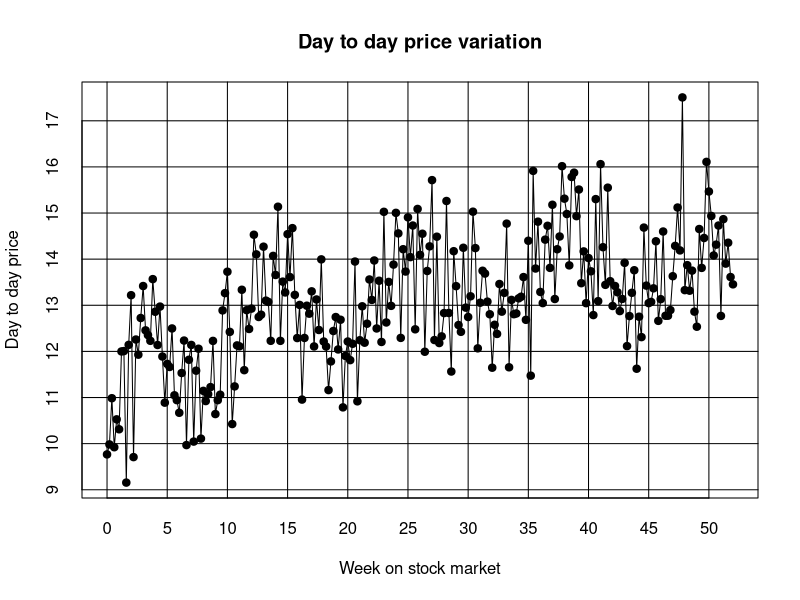
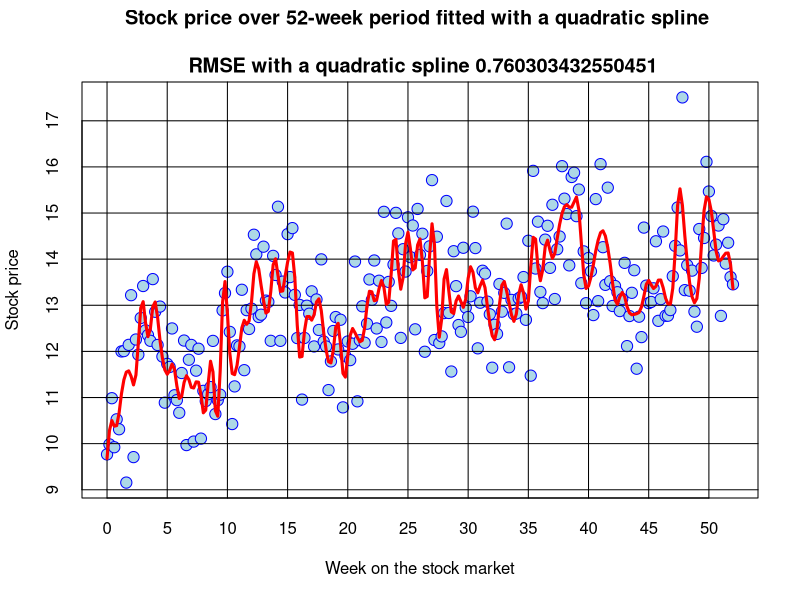
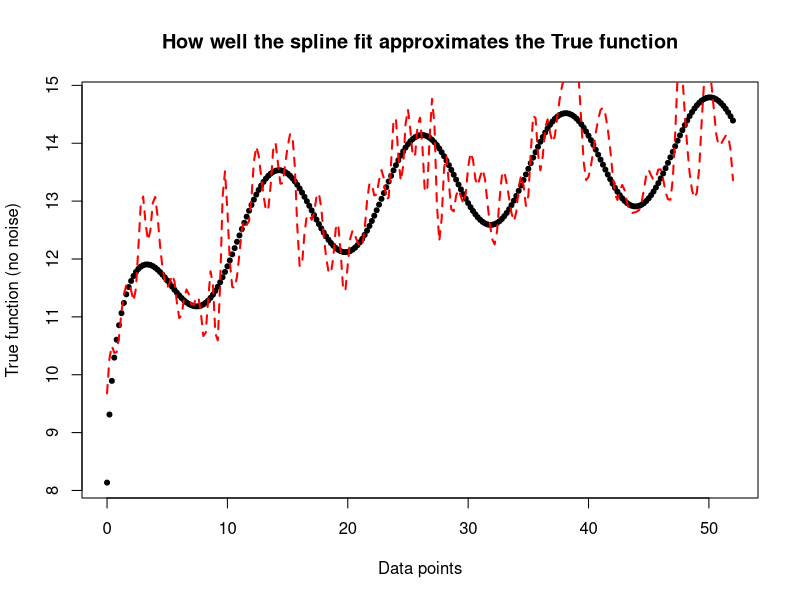
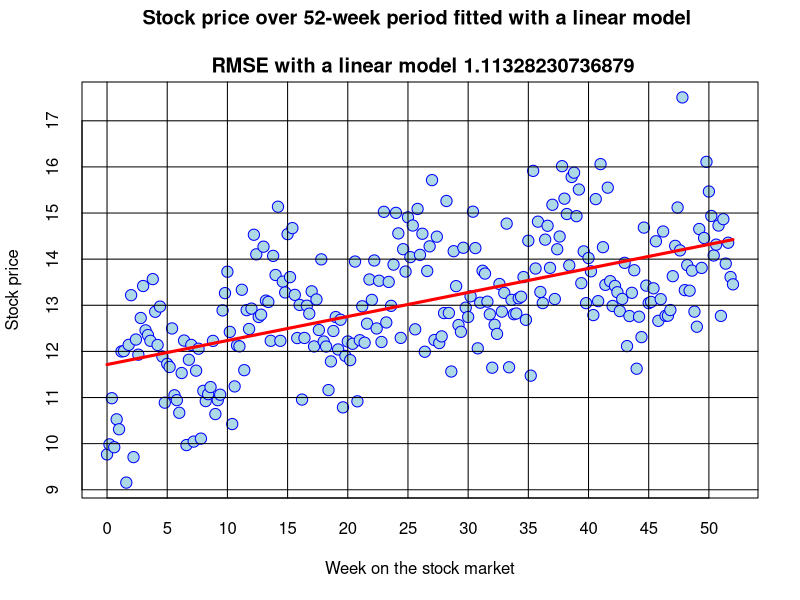

Source code (R) for these figures, in order:
# Time period and granularity of measurement
n<-52*5+1; time.p <- 52
# Base price (starting) and std.dev (measure of day to day variation)
base.price <- 10
std.dev <- 1.0
mean.noise=0
# Synthesize the data 
# With seasonality (sinusoidal) and long-term pattern (logarithimic increase)
x<- seq(0,time.p, length.out=n)
y.nonoise= base.price+sin(2*pi*x/12)+0.5*cos(2*pi*x/12+0.5)+log(x+0.1)
y<- y.nonoise+rnorm(n,mean=mean.noise, sd=std.dev)

plot(x,y,tck=1, lab=c(10,10,5), main = "Day to day price variation",
     xlab="Week on stock market",ylab="Day to day price",cex=1.5,pch=20)
lines(x,y)

# Play with knot length
# Higher the knot length, more flexible the fit is but with higher variance
knot.length<-100
knot.f <- seq(0,time.p,length=knot.length)
splineTerms <- sapply(knot.f, function (k){(x>k)*(x-k)^2})

# Binding the spline terms with regular quadratic regression terms
xMat <- cbind(1,x,x^2,splineTerms)
df.spline<- data.frame(y,xMat)

# Now fit linear regression model including the spline terms
fit.spline<- lm(y~.-1, data=df.spline)

# Prediction
yhat.spline<- predict(fit.spline)

rss.spline<- (sum((y-yhat.spline)^2))
rmse.spline<- sqrt(rss.spline/n)
print(paste("RSS (Spline): ", rss.spline))
print(paste("RMSE (Spline): ", rmse.spline))
subtitle.spline = paste('RMSE with a quadratic spline', toString(rmse.spline))

plot(x,y,pch=21, cex=1.5, col='blue',tck=1, lab=c(10,10,5),bg='lightblue',
     xlab='Week on the stock market',
     ylab='Stock price',
     main=paste('Stock price over 52-week period fitted with a quadratic spline',
                '\n\n',subtitle.spline))
lines(x,yhat.spline,col='red',lwd=3)

plot(x,y.nonoise,pch=20,main="How well the spline fit approximates the True function",
     ylab = "True function (no noise)",
     xlab='Data points')
lines(x,yhat.spline,col='red',lwd=2,lty=2)

# data frame with only y and x variables
df.simple<- data.frame(y,x)

# Now fit linear regression model including the spline terms
fit.poly1<- lm(y~., data=df.simple)

# Prediction
yhat.poly1<- predict(fit.poly1)

rss.poly1<- (sum((y-yhat.poly1)^2))
rmse.poly1<- sqrt(rss.poly1/n)
print(paste("RSS (linear): ", rss.poly1))
print(paste("RMSE (linear): ", rmse.poly1))
subtitle.poly1 = paste('RMSE with a linear model', toString(rmse.poly1))

plot(x,y,pch=21, cex=1.5, col='blue',tck=1, lab=c(10,10,5),bg='lightblue',
     xlab='Week on the stock market',
     ylab='Stock price',
     main=paste('Stock price over 52-week period fitted with a linear model',
                '\n\n',subtitle.poly1))
lines(x,yhat.poly1,col='red',lwd=3)